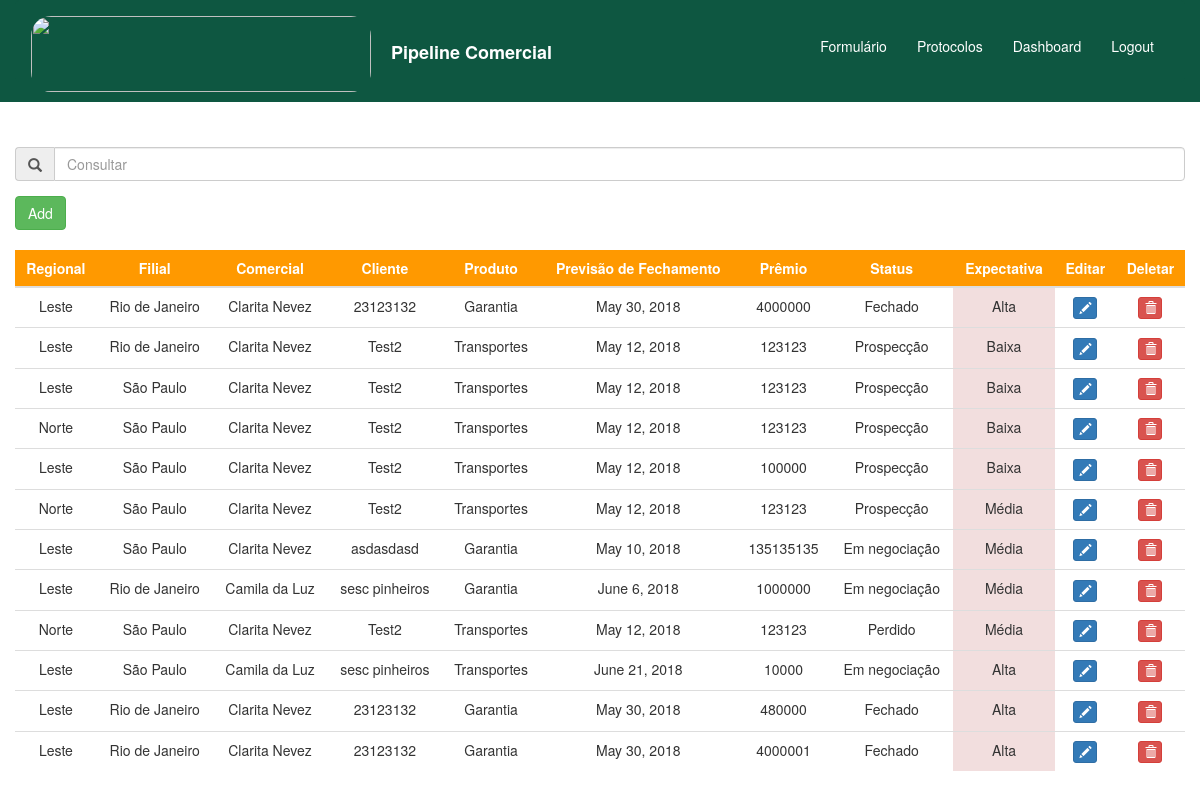
Page /protocolos/ on the committed database.
### home/models.py (models this page shows)
class Protocolos(models.Model):
    created_at = models.DateField(auto_now_add=True)
    is_active = models.BooleanField(default=True)
    regional = models.ForeignKey(Regional, on_delete=models.CASCADE)
    filial = models.ForeignKey(Filial, on_delete=models.CASCADE)
    comercial = models.ForeignKey(Comercial, on_delete=models.CASCADE)
    corretor = models.CharField(max_length=250)
    primeira_cotacao = models.BooleanField()
    produto = models.ForeignKey(Produto, on_delete=models.CASCADE)
    cliente = models.CharField(max_length=250)
    premio = models.IntegerField()
    ultima_alteracao = models.DateField(auto_now=True)
    recebimento = models.DateField()
    vencimento = models.DateField()
    fechamento = models.DateField()
    tipo_de_seguro = models.ForeignKey(TipodeSeguro, on_delete=models.CASCADE)
    expectativa = models.ForeignKey(Expectativa, on_delete=models.CASCADE)
    status = models.ForeignKey(Status, on_delete=models.CASCADE)
    subscritor = models.CharField(max_length=250)
    motivo_perda = models.ForeignKey(MotivoPerda, on_delete=models.CASCADE, null=True, blank=True)
    congenere = models.ForeignKey(Congenere, on_delete=models.CASCADE, null=True, blank=True)
    comentario_perda = models.CharField(max_length=250, null=True, blank=True)
    detalhe_de_perdas = models.CharField(max_length=400, null=True, blank=True)
    historico_1 = models.CharField(max_length=4000, null=True, blank=True)
    historico_2 = models.CharField(max_length=4000, null=True, blank=True)
    historico_3 = models.CharField(max_length=4000, null=True, blank=True)
    historico_4 = models.CharField(max_length=4000, null=True, blank=True)
    historico_5 = models.CharField(max_length=4000, null=True, blank=True)
    historico_6 = models.CharField(max_length=4000, null=True, blank=True)
    historico_7 = models.CharField(max_length=4000, null=True, blank=True)
    historico_8 = models.CharField(max_length=4000, null=True, blank=True)
    historico_9 = models.CharField(max_length=4000, null=True, blank=True)
    historico_10 = models.CharField(max_length=4000, null=True, blank=True)

class Regional(models.Model):
    regional = models.CharField(max_length=200)
    def __str__(self):
        return self.regional

class Filial(models.Model):
    filial = models.CharField(max_length=200)
    def __str__(self):
        return self.filial

class Comercial(models.Model):
    comercial = models.CharField(max_length=200)
    def __str__(self):
        return self.comercial

class Produto(models.Model):
    produto = models.CharField(max_length=200)
    def __str__(self):
        return self.produto

class Status(models.Model):
    status = models.CharField(max_length=200)
    def __str__(self):
        return self.status

class Expectativa(models.Model):
    expectativa = models.CharField(max_length=200)
    def __str__(self):
        return self.expectativa

### protocolos/views.py (the view)
# urls.py: url(r'^protocolos/', include('protocolos.urls'), name='protocolos'),
def protocolos(request):
    protocolos = Protocolos.objects.all()
    print(protocolos)
    return render(request, 'protocolos/protocolos_base.html', {'protocolos': protocolos})

### templates/protocolos/protocolos_base.html (shortened to what this page needs)
<!DOCTYPE html>
    <html lang="pt">
        {% block content %}
        <head>
            <link rel="stylesheet" href="https://maxcdn.bootstrapcdn.com/bootstrap/3.3.7/css/bootstrap.css">
            <link rel="stylesheet" href="https://cdnjs.cloudflare.com/ajax/libs/bootstrap-datepicker/1.4.1/css/bootstrap-datepicker3.css"/>
        </head>
        <body>
            <div class="container-fluid" style="background-color: #0e5741">
                <nav class="navbar navbar-default" style="background-color: #0e5741;border-color: #0e5741;">
                    <div class="container-fluid">
                        {% load static %}
                        <a class="navbar-brand" href="{% url 'home' %}" style="text-decoration: none"><img src="https://www.berkley.com.br/Institucional/img/logo.png" style="display: inline-block;border-radius: 20px" alt="" width="340" height="76"><strong style="color: #ffffff"><p style="display: inline-block; margin-left:20px">Pipeline Comercial</p></strong></a>
                        <div id="navbar" class="navbar-collapse collapse" aria-expanded="false" style="border-width: 0px";>
                            <ul class="nav navbar-nav navbar-right" style="padding-top: 10px">
                                <li class="active">
                                    <a href="{% url 'home' %}" style="background-color: #0e5741"><p style="padding-top: 10px; color: #ffffff">Formulário</p></a>
                                <li class="active">
                                    <a href="{% url 'protocolos' %}" style="background-color: #0e5741"><p style="padding-top: 10px; color: #ffffff">Protocolos</p></a>
                                <li class="active">
                                    <a href="{% url 'dashboard' %}" style="background-color: #0e5741"><p style="padding-top: 10px; color: #ffffff">Dashboard</p></a>
                                <li class="active">
                                    <a href="{% url 'logout' %}" style="background-color: #0e5741"><p style="padding-top: 10px; color: #ffffff">Logout</p></a>
                                </li>
                                </li>
                            </ul>
                        </div>
                    </div>
                </nav>
                    {% include 'protocolos/includes/protocolos_include.html' %}
            </div>
        </body>
        {% endblock %}
    </html>

### templates/protocolos/includes/protocolos_include.html (shortened to what this page needs)
{% block content %}
        <div class="row">
            <div class="col-sm-12" style="padding-top: 5px; padding-bottom: 10px;background-color: #ffffff">
            <br>
                <div class="form-group input-group" id="duplicate" style="padding-top: 10px">
                    <span class="input-group-addon"><i class="glyphicon glyphicon-search"></i></span>
                    <input name="consulta" id="txt_consulta" placeholder="Consultar" type="text" class="form-control" onkeyup="searchTable()">
                </div>
                <div><button id="button" onclick="duplicate()" class="btn btn-success">Add</button></div><br>
                <form method="post" action="/protocolos/delete/">
                <table id="full-table" class="table table-hover" style="background-color: #ffffff;">
                    <thead class="thead-dark" style="background-color: #ff9900;">
                        <tr>
                        <th onclick="sortTable(0)" class="text-center" style="color: #ffffff" scope="col">Regional<img style="width: 20px; height: 20px; display: none" src="#"></th>
                        <th onclick="sortTable(1)" class="text-center" style="color: #ffffff" scope="col">Filial<img style="width: 20px; height: 20px; display: none" src="#"></th>
                        <th onclick="sortTable(2)" class="text-center" style="color: #ffffff" scope="col">Comercial<img style="width: 20px; height: 20px; display: none" src="#"></th>
                        <th onclick="sortTable(3)" class="text-center" style="color: #ffffff" scope="col">Cliente<img style="width: 20px; height: 20px; display: none" src="#"></th>
                        <th onclick="sortTable(4)" class="text-center" style="color: #ffffff" scope="col">Produto<img style="width: 20px; height: 20px; display: none" src="#"></th>
                        <th onclick="sortTable(5)" class="text-center" style="color: #ffffff" scope="col">Previsão de Fechamento<img style="width: 20px; height: 20px; display: none" src="#"></th>
                        <th onclick="sortTable(6)" class="text-center" style="color: #ffffff" scope="col">Prêmio<img style="width: 20px; height: 20px; display: none" src="#"></th>
                        <th onclick="sortTable(7)" class="text-center" style="color: #ffffff" scope="col">Status<img style="width: 20px; height: 20px; display: none" src="#"></th>
                        <th onclick="sortTable(8)" class="text-center" style="color: #ffffff" scope="col">Expectativa<img style="width: 20px; height: 20px; display: none" src="#"></th>
                        <th class="text-center" style="color: #ffffff" scope="col">Editar</th>
                        <th class="text-center" style="color: #ffffff" scope="col">Deletar</th>
                        </tr>
                    </thead>
                    <tbody id="tabela">
                        {% for protocolo in protocolos %}
                        <tr class="clickable-row" name="table-row" onclick="window.location='/home/{{ protocolo.id }}'">
                            <td style="text-align: center">{{ protocolo.regional }}</td>
                            <td style="text-align: center">{{ protocolo.filial }}</td>
                            <td style="text-align: center">{{ protocolo.comercial }}</td>
                            <td style="text-align: center">{{ protocolo.cliente }}</td>
                            <td style="text-align: center">{{ protocolo.produto }}</td>
                            <td style="text-align: center">{{ protocolo.fechamento }}</td>
                            <td style="text-align: center" id="premio" name="premio">{{ protocolo.premio }}</td>
                            <td style="text-align: center">{{ protocolo.status }}</td>
                            <td style="text-align: center" class="danger" name="expectativa">{{ protocolo.expectativa }}</td>
                            <td style="text-align: center"><button type="button" class="btn btn-primary btn-xs" data-title="Edit" data-toggle="modal" data-target="#edit" ><span class="glyphicon glyphicon-pencil"></span></button></td>
                            <td style="text-align: center"><button name="delete" class="btn btn-danger btn-xs" value="{{ protocolo.id }}" data-title="Delete" data-toggle="modal" data-target="#delete" ><span class="glyphicon glyphicon-trash"></span></button></td>
                        </tr>
                        {% endfor %}
                    </tbody>
                </table>
            </form>
            </div>
        </div>
{% endblock %}

### rows in the picture
Protocolos: regional "Leste", filial "Rio de Janeiro", comercial "Clarita Nevez", cliente "23123132", produto "Garantia", fechamento "May 30, 2018", premio "4000000", status "Fechado", expectativa "Alta", {{ protocolo.id }} 1 (drawn)
Protocolos: regional "Leste", filial "Rio de Janeiro", comercial "Clarita Nevez", cliente "Test2", produto "Transportes", fechamento "May 12, 2018", premio "123123", status "Prospecção", expectativa "Baixa", {{ protocolo.id }} 2 (drawn)
Protocolos: regional "Leste", filial "São Paulo", comercial "Clarita Nevez", cliente "Test2", produto "Transportes", fechamento "May 12, 2018", premio "123123", status "Prospecção", expectativa "Baixa", {{ protocolo.id }} 3 (drawn)
Protocolos: regional "Norte", filial "São Paulo", comercial "Clarita Nevez", cliente "Test2", produto "Transportes", fechamento "May 12, 2018", premio "123123", status "Prospecção", expectativa "Baixa", {{ protocolo.id }} 4 (drawn)
Protocolos: regional "Leste", filial "São Paulo", comercial "Clarita Nevez", cliente "Test2", produto "Transportes", fechamento "May 12, 2018", premio "100000", status "Prospecção", expectativa "Baixa", {{ protocolo.id }} 5 (drawn)
Protocolos: regional "Norte", filial "São Paulo", comercial "Clarita Nevez", cliente "Test2", produto "Transportes", fechamento "May 12, 2018", premio "123123", status "Prospecção", expectativa "Média", {{ protocolo.id }} 6 (drawn)
Protocolos: regional "Leste", filial "São Paulo", comercial "Clarita Nevez", cliente "asdasdasd", produto "Garantia", fechamento "May 10, 2018", premio "135135135", status "Em negociação", expectativa "Média", {{ protocolo.id }} 7 (drawn)
Protocolos: regional "Leste", filial "Rio de Janeiro", comercial "Camila da Luz", cliente "sesc pinheiros", produto "Garantia", fechamento "June 6, 2018", premio "1000000", status "Em negociação", expectativa "Média", {{ protocolo.id }} 8 (drawn)
Protocolos: regional "Norte", filial "São Paulo", comercial "Clarita Nevez", cliente "Test2", produto "Transportes", fechamento "May 12, 2018", premio "123123", status "Perdido", expectativa "Média", {{ protocolo.id }} 9 (drawn)
Protocolos: regional "Leste", filial "São Paulo", comercial "Camila da Luz", cliente "sesc pinheiros", produto "Transportes", fechamento "June 21, 2018", premio "10000", status "Em negociação", expectativa "Alta", {{ protocolo.id }} 10 (drawn)
Protocolos: regional "Leste", filial "Rio de Janeiro", comercial "Clarita Nevez", cliente "23123132", produto "Garantia", fechamento "May 30, 2018", premio "480000", status "Fechado", expectativa "Alta", {{ protocolo.id }} 11 (drawn)
Protocolos: regional "Leste", filial "Rio de Janeiro", comercial "Clarita Nevez", cliente "23123132", produto "Garantia", fechamento "May 30, 2018", premio "4000001", status "Fechado", expectativa "Alta", {{ protocolo.id }} 12 (drawn)
